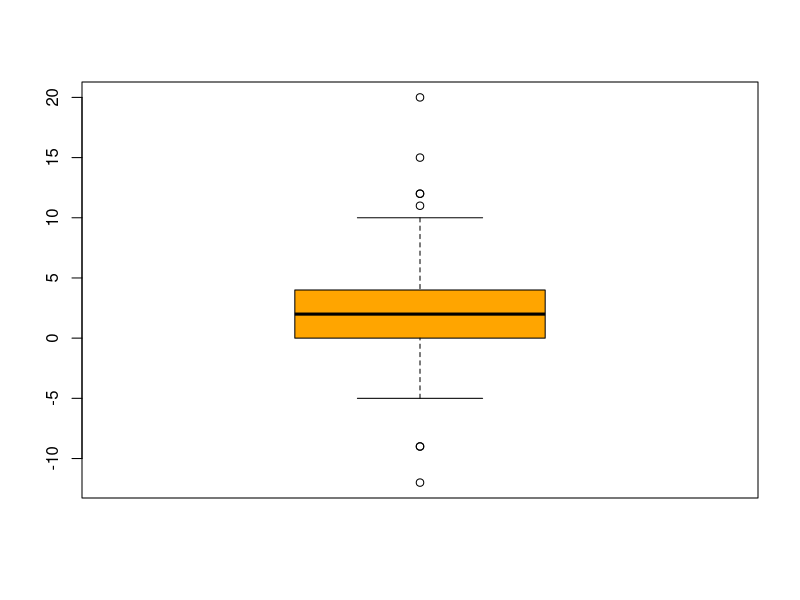

R code for this plot:
setwd("/Users/flaviowaser/Github/I.BA_ASTAT_MM.H23")
csv <- read.csv("sw2/mannfrau.csv")
head(csv)
alter.mann <- csv[,1]
alter.frau <- csv[,3]
boxplot(alter.mann - alter.frau, col = "orange")
